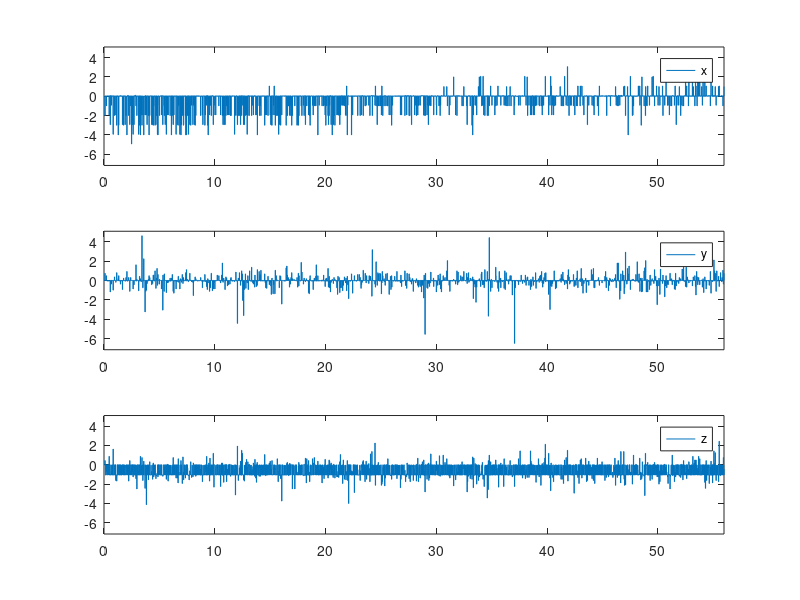
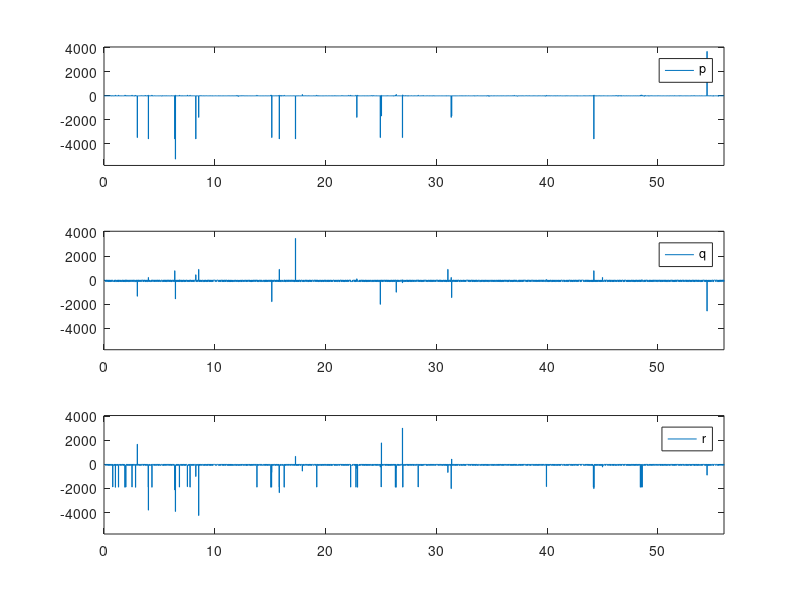
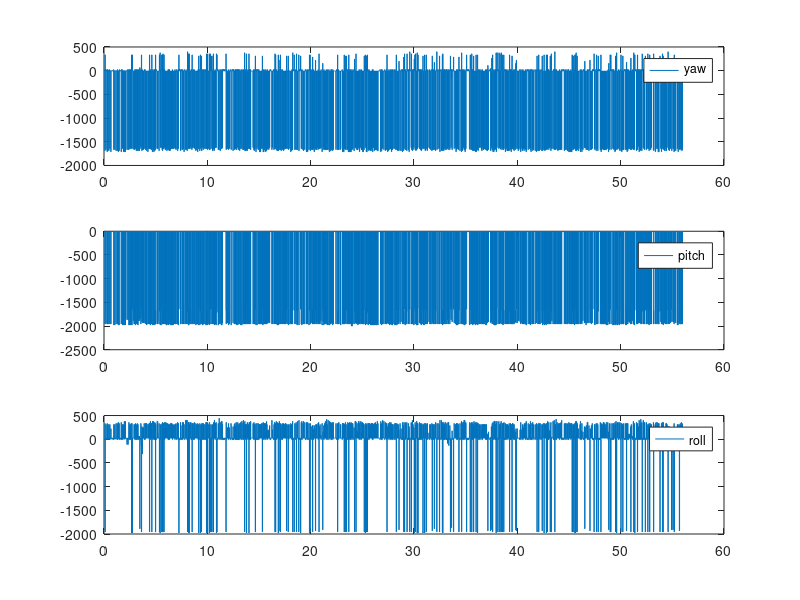

The MATLAB source for these figures, in order:
clear; clc; close all;
addpath ../logfiles
load main.mat

%% Extract the data from yout_rt
time = yout_rt.time;
acc= squeeze(yout_rt.signals(1).values);
gyr = squeeze(yout_rt.signals(2).values);
euler = squeeze(yout_rt.signals(3).values);

%% Accelerometer plot
figure('Name','Accelerometer')
ax1=subplot(3,1,1);
stairs(time, acc(1,:))
legend('x')
ax2=subplot(3,1,2);
stairs(time, acc(2,:))
legend('y')
ax3=subplot(3,1,3);
stairs(time, acc(3,:))
legend('z')
linkaxes([ax1 ax2 ax3],'xy')
axis([min(time) max(time) 1.1*min(min(acc(:,:))) 1.1*max(max(acc(:,:)))])

%% Gyro plot
figure('Name','Gyro')
ax1=subplot(3,1,1);
stairs(time, 180/pi()*gyr(1,:))
legend('p')
ax2=subplot(3,1,2);
stairs(time, 180/pi()*gyr(2,:))
legend('q')
ax3=subplot(3,1,3);
stairs(time, 180/pi()*gyr(3,:))
legend('r')
linkaxes([ax1 ax2 ax3],'xy')
axis([min(time) max(time) 1.1*180/pi()*min(min(gyr(:,:))) 1.1*180/pi()*max(max(gyr(:,:)))])

%% Euler angles plot
figure('Name','Euler angles')
ax1=subplot(3,1,1);
stairs(time, 180/pi()*euler(1,:))
legend('yaw')
ax2=subplot(3,1,2);
stairs(time, 180/pi()*euler(2,:))
legend('pitch')
ax3=subplot(3,1,3);
stairs(time, 180/pi()*euler(3,:))
legend('roll')